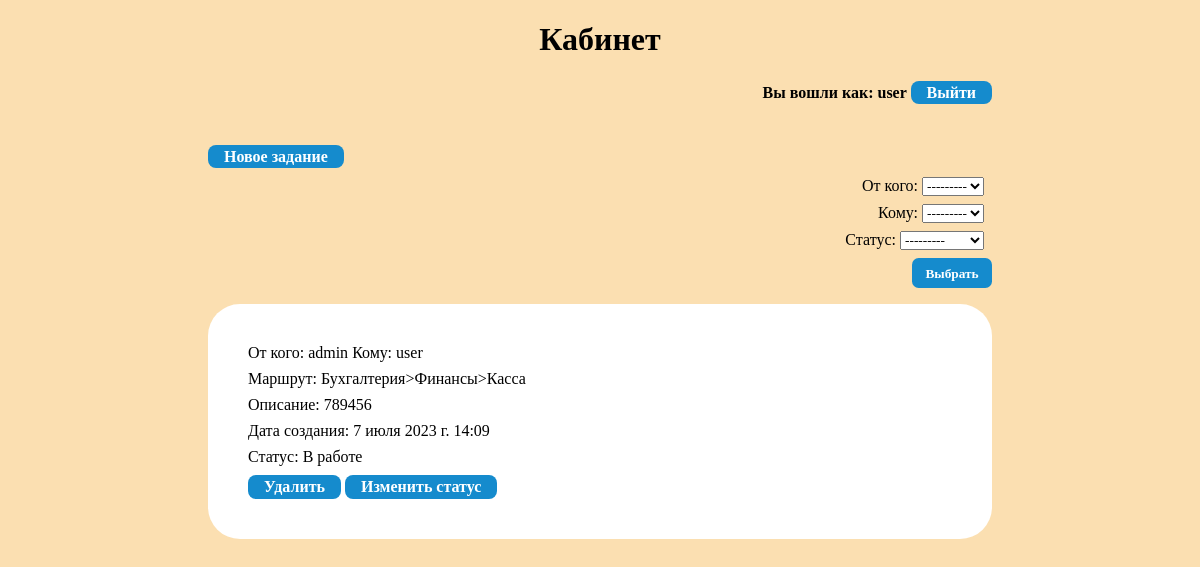
Page /cabinet/ (signed in) on the earlier database version.
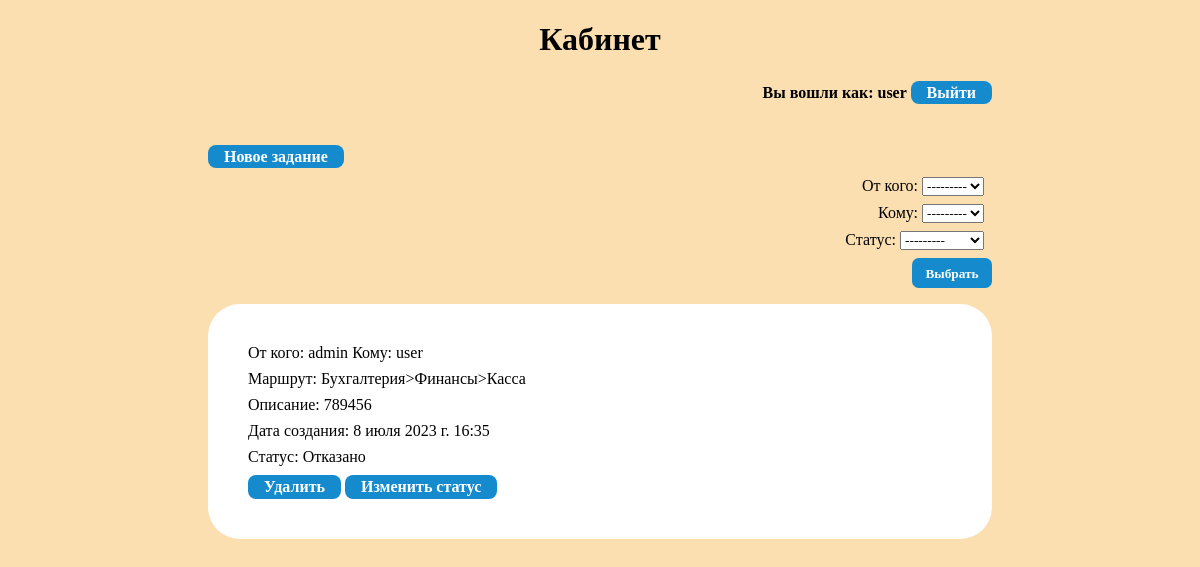
Same page on the later database version.
### tasks/models.py (models this page shows, shortened)
class Task(models.Model):
    class Status(models.TextChoices):
        CREATED = "CR", "В работе"
        REJECTED = "RJ", "Отказано"
        FINISHED = "FN", "Завершено"
    user_to = models.ForeignKey(User, verbose_name='Кому', null=True, blank=True, related_name="actor", on_delete=models.PROTECT, default=None)
    user_from = models.ForeignKey(User, null=True, verbose_name='От кого', blank=True, related_name="creator", on_delete=models.PROTECT, default=None)
    menu_point = models.ForeignKey(MenuPoint, null=True, blank=True, on_delete=models.PROTECT, default=None)
    current_status = models.CharField(max_length=2, verbose_name='Статус', choices=Status.choices, default=Status.CREATED)
    description = models.TextField(verbose_name='Описание')
    date_create = models.DateTimeField(auto_now_add=True)

class MenuPoint(models.Model):
    parent = models.ForeignKey('self', null=True, blank=True, on_delete=models.PROTECT, related_name='child')
    menu_point_name = models.CharField(max_length=50)
    def get_full_path(self):
        return f'{self.parent.get_full_path()}>{self.menu_point_name}' if self.parent else self.menu_point_name
    def __str__(self):
        return self.get_full_path()

### tasks/views.py (the view)
# urls.py: path('cabinet/', views.TaskList.as_view(), name="cabinet"),
class TaskList(LocalLoginRequiredMixin, ListView):
    model = Task
    queryset = Task.objects.all()
    def get_context_data(self, *, object_list=None, **kwargs):
        res = super().get_context_data(object_list=None, **kwargs)
        res.update({"user_name": self.request.user.username})
        res['form']=self.filterset.form
        return res
    def get_queryset(self):
        queryset = super().get_queryset()
        queryset = queryset.filter(Q(user_to=self.request.user) | Q(user_from=self.request.user)).order_by('-date_create')
        self.filterset = TaskFilter(self.request.GET,queryset=queryset)
        return self.filterset.qs

### tasks/templates/tasks/task_list.html (shortened to what this page needs)
{% extends "base.html" %}
{% block header %}Кабинет{% endblock header %}
{% block content %}
    <h4 align="right">
    Вы вошли как: {{ user_name }}
    <a href="{% url 'logout' %}">Выйти</a>
    </h4>
    <br>
    <a href="{% url 'new_task' %}">Новое задание</a>
    <form align="right" method="GET" action="{% url 'cabinet' %}">
        {{ form.as_p }}
        <input type="submit" value="Выбрать">
    </form>
    <ul>
      {% for article in object_list %}
      <li>
          <p>От кого: {{ article.user_from }} Кому: {{ article.user_to }}</p>
          <p>Маршрут: {{ article.menu_point }}</p>
          <p>Описание: {{ article.description }}</p>
          <p>Дата создания: {{ article.date_create }}</p>
          <p>Статус: {{ article.get_current_status_display }}</p>
          <p>
          <a href="{% url 'delete' article.id %}">Удалить</a>
          <a href="{% url 'update' article.id %}">Изменить статус</a>
          </p>
      </li>
        {% empty %}
      <li>No articles yet.</li>
        {% endfor %}
    </ul>
{% endblock content %}

Differences in the rows shown:
changed Task "admin": date_create "7 июля 2023 г. 14:09" → "8 июля 2023 г. 16:35"; current_status "В работе" → "Отказано"
